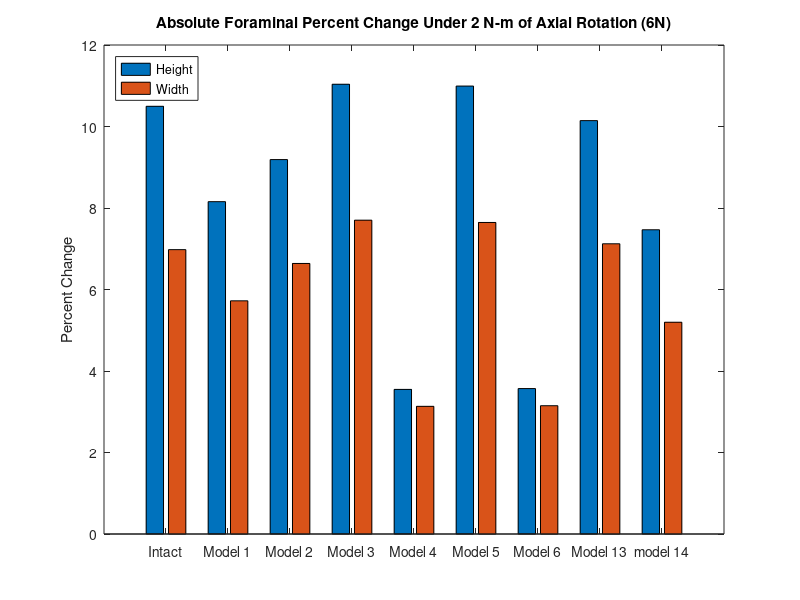
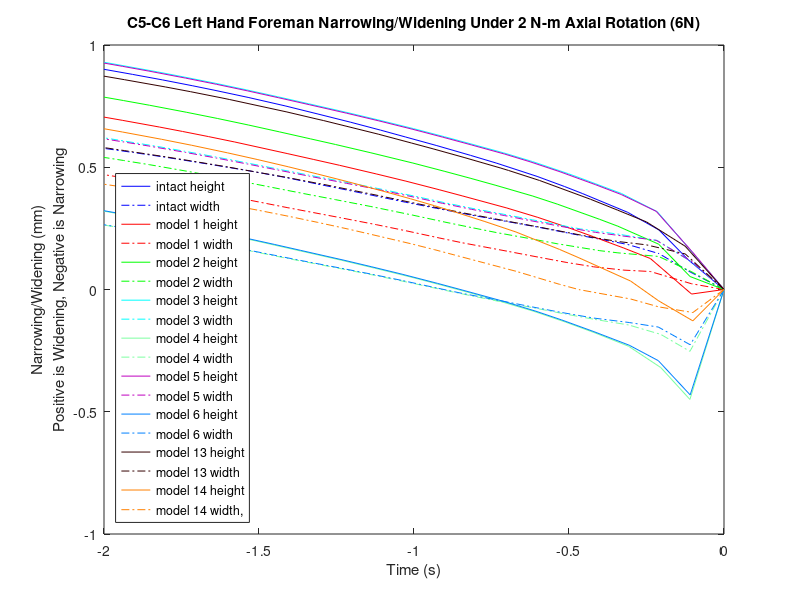

The MATLAB source for these figures, in order:
%% Attempt at reproducing leahys percent difference of the C5-C6 foreman height and width  narrowing/widening using his nodes
% axial rotation 6N, left C5-C6
k=21;

mag15y=[0 0 0 0 0 0 0 0 0 0 0 0 0 0 0 0 0 0 0 0 0];
mag15x=[0 0 0 0 0 0 0 0 0 0 0 0 0 0 0 0 0 0 0 0 0];
width15=[0 0 0 0 0 0 0 0 0 0 0 0 0 0 0 0 0 0 0 0 0];
height15=[0 0 0 0 0 0 0 0 0 0 0 0 0 0 0 0 0 0 0 0 0];

mag14y=[0 0 0 0 0 0 0 0 0 0 0 0 0 0 0 0 0 0 0 0 0];
mag14x=[0 0 0 0 0 0 0 0 0 0 0 0 0 0 0 0 0 0 0 0 0];
width14=[0 0 0 0 0 0 0 0 0 0 0 0 0 0 0 0 0 0 0 0 0];
height14=[0 0 0 0 0 0 0 0 0 0 0 0 0 0 0 0 0 0 0 0 0];

mag13y=[0 0 0 0 0 0 0 0 0 0 0 0 0 0 0 0 0 0 0 0 0];
mag13x=[0 0 0 0 0 0 0 0 0 0 0 0 0 0 0 0 0 0 0 0 0];
width13=[0 0 0 0 0 0 0 0 0 0 0 0 0 0 0 0 0 0 0 0 0];
height13=[0 0 0 0 0 0 0 0 0 0 0 0 0 0 0 0 0 0 0 0 0];

mag6y=[0 0 0 0 0 0 0 0 0 0 0 0 0 0 0 0 0 0 0 0 0];
mag6x=[0 0 0 0 0 0 0 0 0 0 0 0 0 0 0 0 0 0 0 0 0];
width6=[0 0 0 0 0 0 0 0 0 0 0 0 0 0 0 0 0 0 0 0 0];
height6=[0 0 0 0 0 0 0 0 0 0 0 0 0 0 0 0 0 0 0 0 0];

mag5y=[0 0 0 0 0 0 0 0 0 0 0 0 0 0 0 0 0 0 0 0 0];
mag5x=[0 0 0 0 0 0 0 0 0 0 0 0 0 0 0 0 0 0 0 0 0];
width5=[0 0 0 0 0 0 0 0 0 0 0 0 0 0 0 0 0 0 0 0 0];
height5=[0 0 0 0 0 0 0 0 0 0 0 0 0 0 0 0 0 0 0 0 0];

mag4y=[0 0 0 0 0 0 0 0 0 0 0 0 0 0 0 0 0 0 0 0 0];
mag4x=[0 0 0 0 0 0 0 0 0 0 0 0 0 0 0 0 0 0 0 0 0];
width4=[0 0 0 0 0 0 0 0 0 0 0 0 0 0 0 0 0 0 0 0 0];
height4=[0 0 0 0 0 0 0 0 0 0 0 0 0 0 0 0 0 0 0 0 0];

mag3y=[0 0 0 0 0 0 0 0 0 0 0 0 0 0 0 0 0 0 0 0 0];
mag3x=[0 0 0 0 0 0 0 0 0 0 0 0 0 0 0 0 0 0 0 0 0];
width3=[0 0 0 0 0 0 0 0 0 0 0 0 0 0 0 0 0 0 0 0 0];
height3=[0 0 0 0 0 0 0 0 0 0 0 0 0 0 0 0 0 0 0 0 0];


mag2y=[0 0 0 0 0 0 0 0 0 0 0 0 0 0 0 0 0 0 0 0 0];
mag2x=[0 0 0 0 0 0 0 0 0 0 0 0 0 0 0 0 0 0 0 0 0];
width2=[0 0 0 0 0 0 0 0 0 0 0 0 0 0 0 0 0 0 0 0 0];
height2=[0 0 0 0 0 0 0 0 0 0 0 0 0 0 0 0 0 0 0 0 0];

mag1y=[0 0 0 0 0 0 0 0 0 0 0 0 0 0 0 0 0 0 0 0 0];
mag1x=[0 0 0 0 0 0 0 0 0 0 0 0 0 0 0 0 0 0 0 0 0];
width1=[0 0 0 0 0 0 0 0 0 0 0 0 0 0 0 0 0 0 0 0 0];
height1=[0 0 0 0 0 0 0 0 0 0 0 0 0 0 0 0 0 0 0 0 0];


% 36484,57675,52254,57879
%% model15_intact_TLC_6N
t15=[2 2.0575 2.1047 2.15542 2.22863 2.25714 2.30144 2.3674 2.40898 2.46323 2.51338 2.55396 2.60266 2.65487 2.708 2.76753 2.82255 2.85683 2.90566 2.95411 3];
% 36484U
aa1=12.8546+[0.0324966 0.0989911 0.0672682 0.0184708 -0.0768937 -0.121611 -0.193247 -0.295953 -0.359003 -0.439622 -0.515174 -0.575755 -0.646075 -0.717005 -0.785825 -0.858866 -0.922634 -0.962141 -1.01675 -1.06823 -1.11516];
aa2=446.229+[0.338887 -0.190785 -0.506627 -0.703152 -0.89007 -0.953778 -1.04552 -1.16844 -1.24115 -1.33093 -1.413 -1.47965 -1.55963 -1.64421 -1.7297 -1.82094 -1.90169 -1.95309 -2.02584 -2.09699 -2.16247];
aa3=-722.153+[-0.763508 -0.658582 -0.512934 -0.418822 -0.299694 -0.253958 -0.187121 -0.0992174 -0.0497972 0.00936671 0.0610604 0.100862 0.145036 0.18783 0.22851 0.270546 0.306524 0.328124 0.356967 0.383345 0.406799];
% 57675L
ab1=12.0806+[-0.00112079 0.0464466 0.0335743 0.0135917 -0.0257013 -0.0449812 -0.0760119 -0.119985 -0.146757 -0.178734 -0.209191 -0.233283 -0.260996 -0.288808 -0.315008 -0.342696 -0.366742 -0.381648 -0.401993 -0.421703 -0.4401];
ab2=448.924+[0.0870851 -0.192525 -0.335177 -0.430734 -0.528532 -0.561566 -0.608797 -0.672253 -0.708918 -0.753653 -0.794973 -0.827848 -0.867251 -0.908373 -0.949372 -0.994834 -1.03558 -1.06191 -1.09919 -1.13596 -1.16945 ];
ab3=-730.705+[-0.397262 -0.339852 -0.267177 -0.217532 -0.153589 -0.129042 -0.0933464 -0.0460897 -0.0192931 0.0113003 0.0385118 0.0591229 0.0821015 0.104496 0.125329 0.147092 0.166172 0.17831 0.194988 0.21066 0.224734];
% 52254
ac1=9.04138+[0.0260297 0.0896032 0.0587261 0.0117927 -0.0784868 -0.120669 -0.188165 -0.284746 -0.343955 -0.419574 -0.490371 -0.547038 -0.61275 -0.678946 -0.742996 -0.810696 -0.869622 -0.906133 -0.956565 -1.00405 -1.04732];
ac2=445.393+[0.259595 -0.192411 -0.434519 -0.576118 -0.70052 -0.741567 -0.799768 -0.87629 -0.921445 -0.977544 -1.03002 -1.07362 -1.12695 -1.18408 -1.24253 -1.30508 -1.36039 -1.3961 -1.4469 -1.49669 -1.54245 ];
ac3=-723.432+[-0.700377 -0.631282 -0.524938 -0.46017 -0.379233 -0.348239 -0.303281 -0.244799 -0.212392 -0.173769 -0.140126 -0.11436 -0.0860485 -0.0588957 -0.0332123 -0.00710001 0.0150834 0.0284218 0.046083 0.0621206 0.0763633];
% 57879R
ad1=13.7318+[0.0144528 0.0725748 0.0593716 0.0391321 -0.00203328 -0.0224588 -0.0551847 -0.101073 -0.129035 -0.161678 -0.192612 -0.217024 -0.24492 -0.272698 -0.298642 -0.325972 -0.349609 -0.36424 -0.384146 -0.40331 -0.421131];
ad2=451.604+[0.106016 -0.228188 -0.39622 -0.509148 -0.625335 -0.664646 -0.720914 -0.796926 -0.840882 -0.895036 -0.94523 -0.985316 -1.0335 -1.08404 -1.13474 -1.19127 -1.24217 -1.27503 -1.32165 -1.36767 -1.40968];
ad3=-726.85+[-0.418045 -0.327816 -0.238106 -0.177145 -0.100784 -0.0718121 -0.029763 0.026034 0.0577528 0.0943469 0.127134 0.15223 0.180568 0.208581 0.235095 0.263285 0.288186 0.304067 0.326054 0.34691 0.365712];

ya1=aa1-ab1;
ya2=aa2-ab2;
ya3=aa3-ab3;
xa1=ad1-ac1;
xa2=ad2-ac2;
xa3=ad3-ac3;
x15=[xa1',xa2',xa3'];
y15=[ya1',ya2',ya3'];

for n=1:k
    mag15x(n)=sqrt(x15(n,1)^2+x15(n,2)^2+x15(n,3)^2);
end
for n=1:k
    mag15y(n)=sqrt(y15(n,1)^2+y15(n,2)^2+y15(n,3)^2);
end
for n=1:k
    width15(n)=mag15x(1,1)-mag15x(1,n);
end
for n=1:k
    height15(n)=mag15y(1,1)-mag15y(1,n);
end


%% model1_slideslide_tether/S2_6N
t1=[2 2.0523 2.11876 2.16162 2.21039 2.25339 2.30021 2.35024 2.42245 2.45953 2.51292 2.56096 2.62034 2.66253 2.70471 2.78909 2.83128 2.87346 2.91038 2.9697 3];
% 36484U
ae1=12.8546+[-0.248485 0.060654 0.0241965 -0.0131567 -0.0763657 -0.142117 -0.217534 -0.295342 -0.403571 -0.459152 -0.537471 -0.607798 -0.689004 -0.743654 -0.795522 -0.894696 -0.941232 -0.987211 -1.02612 -1.0855 -1.11402 ];
ae2=446.229+[0.553957 -0.527203 -0.798553 -0.881341 -0.975702 -1.06318 -1.16116 -1.2591 -1.39379 -1.46026 -1.55739 -1.64464 -1.75046 -1.82416 -1.89612 -2.03909 -2.10859 -2.17977 -2.24193 -2.33988 -2.38931];
ae3=-722.153+[-0.59143 -0.896048 -0.69454 -0.620829 -0.539001 -0.471662 -0.405322 -0.34448 -0.26793 -0.232335 -0.185282 -0.145422 -0.100399 -0.0713515 -0.0439063 0.00656675 0.0291981 0.0507262 0.0684804 0.094727 0.107022];

% 57675L
af1=12.0806+[-0.143282 0.00793024 0.000243357 -0.0117178 -0.0332639 -0.0590031 -0.0897819 -0.121016 -0.164174 -0.185586 -0.216153 -0.244166 -0.276522 -0.298152 -0.318272 -0.355375 -0.372668 -0.390076 -0.404712 -0.427395 -0.438147];
af2=448.924+[0.286621 -0.323622 -0.445648 -0.491753 -0.5464 -0.594167 -0.646349 -0.697761 -0.768788 -0.802932 -0.851925 -0.897445 -0.95286 -0.991087 -1.02742 -1.09754 -1.13156 -1.16698 -1.19799 -1.24703 -1.27167];
af3=-730.705+[-0.310309 -0.427492 -0.32969 -0.290527 -0.247079 -0.210252 -0.172869 -0.138734 -0.0951638 -0.0758437 -0.0498609 -0.027248 -0.00206857 0.0142681 0.0295234 0.057708 0.0708648 0.084157 0.0955339 0.112987 0.121327];

% 52254
ag1=9.04138+[-0.240683 0.0517556 0.0188202 -0.0167931 -0.0756692 -0.137248 -0.20809 -0.281277 -0.383007 -0.435278 -0.50895 -0.575019 -0.651048 -0.702145 -0.750516 -0.842873 -0.886151 -0.928905 -0.965051 -1.02016 -1.04655];
ag2=445.569+[0.512853 -0.486685 -0.662305 -0.702926 -0.756386 -0.809707 -0.872317 -0.935401 -1.02396 -1.06825 -1.13451 -1.19516 -1.26945 -1.32164 -1.37264 -1.47489 -1.52478 -1.57649 -1.62185 -1.69329 -1.72941];
ag3=-723.432+[-0.59352 -0.891557 -0.743697 -0.691351 -0.635794 -0.59052 -0.546442 -0.506632 -0.457257 -0.43451 -0.404688 -0.379626 -0.351683 -0.333861 -0.317059 -0.28631 -0.272672 -0.259749 -0.249141 -0.233556 -0.226356];

% 57879R
ah1=13.7318+[-0.152367 0.0333926 0.0230287 0.0103526 -0.0130682 -0.0407154 -0.0733579 -0.105881 -0.150285 -0.171881 -0.202426 -0.230425 -0.262409 -0.283608 -0.303231 -0.339094 -0.355703 -0.372405 -0.386379 -0.407908 -0.417987];
ah2=451.604+[0.34878 -0.40147 -0.543959 -0.598268 -0.66316 -0.720013 -0.782195 -0.843887 -0.929518 -0.970968 -1.03073 -1.08631 -1.15429 -1.20143 -1.2465 -1.33401 -1.37664 -1.421 -1.45989 -1.52156 -1.55263];
ah3=-726.85+[-0.350835 -0.386906 -0.274854 -0.230281 -0.179715 -0.13647 -0.0921298 -0.0511827 0.00171505 0.0255015 0.0579287 0.0865414 0.119038 0.14046 0.160656 0.1985 0.216373 0.234547 0.250197 0.274418 0.286146];

xb1=ah1-ag1;
xb2=ah2-ag2;
xb3=ah3-ag3;
yb1=ae1-af1;
yb2=ae2-af2;
yb3=ae3-af3;
y1=[yb1',yb2',yb3'];
x1=[xb1',xb2',xb3'];

for n=1:k
    mag1x(n)=sqrt(x1(n,1)^2+x1(n,2)^2+x1(n,3)^2);
end
for n=1:k
    mag1y(n)=sqrt(y1(n,1)^2+y1(n,2)^2+y1(n,3)^2);
end
for n=1:k
    height1(n)=mag1y(1,1)-mag1y(1,n);
end
for n=1:k
    width1(n)=mag1x(1,1)-mag1x(1,n);
end

%% model2_SlideSlide_NoTether/S2_6N
t2=[2 2.05478 2.10546 2.17115 2.2004 2.26892 2.30837 2.36775 2.40818 2.45012 2.50186 2.56957 2.6267 2.66729 2.71729 2.76729 2.81729 2.86729 2.92666 2.96885 3 ];
% 36484U
ai1=12.8546+[-0.212822 0.0687567 0.0496797 -0.0160229 -0.0538474 -0.158309 -0.221993 -0.312349 -0.375319 -0.439189 -0.515269 -0.614752 -0.692704 -0.745223 -0.806762 -0.866054 -0.922615 -0.977379 -1.03999 -1.08203 -1.11154];
ai2=446.229+[0.637088 -0.466764 -0.740417 -0.892003 -0.951961 -1.09211 -1.17395 -1.29053 -1.36631 -1.44165 -1.53493 -1.65841 -1.76034 -1.83129 -1.91703 -2.00205 -2.08526 -2.16906 -2.26896 -2.3387 -2.38971];
ai3=-722.153+[-0.738696 -0.899783 -0.735685 -0.608865 -0.559864 -0.453085 -0.398827 -0.329452 -0.285602 -0.243724 -0.197272 -0.140847 -0.097862 -0.0700427 -0.0376806 -0.00751608 0.0203676 0.0461818 0.074608 0.0930645 0.105748];
% 57675L
aj1=12.0806+[-0.131475 0.0121681 0.010017 -0.0111662 -0.0240475 -0.0648759 -0.0908897 -0.12836 -0.15272 -0.177306 -0.206748 -0.246429 -0.277532 -0.29833 -0.321971 -0.344286 -0.365325 -0.385981 -0.409623 -0.425769 -0.436925];
aj2=448.924+[0.306468 -0.298337 -0.414529 -0.498318 -0.532509 -0.608842 -0.652365 -0.713466 -0.753727 -0.793016 -0.839934 -0.904335 -0.957689 -0.994396 -1.03737 -1.07915 -1.11985 -1.16134 -1.21123 -1.24619 -1.27163];
aj3=-730.705+[-0.388177 -0.432208 -0.354278 -0.285089 -0.258694 -0.200124 -0.169409 -0.129413 -0.104913 -0.0820402 -0.0566962 -0.0246736 -0.000614607 0.0150224 0.0329375 0.0498058 0.0657979 0.0814693 0.0997626 0.112116 0.120732];
% 52254
ak1=9.04138+[-0.207441 0.0598541 0.0431029 -0.0192361 -0.0545029 -0.152365 -0.212222 -0.297212 -0.35643 -0.416489 -0.488051 -0.58152 -0.654485 -0.703579 -0.760959 -0.81619 -0.86881 -0.919732 -0.977896 -1.0169 -1.04422];
ak2=445.569+[0.585449 -0.43091 -0.623926 -0.706995 -0.742167 -0.827875 -0.880355 -0.956006 -1.00604 -1.05588 -1.11901 -1.20486 -1.27654 -1.3268 -1.38771 -1.4485 -1.50818 -1.56885 -1.64174 -1.69265 -1.72994];
ak3=-723.432+[-0.727836 -0.893061 -0.77318 -0.683006 -0.649767 -0.578002 -0.542077 -0.496988 -0.468614 -0.44171 -0.412228 -0.376765 -0.350131 -0.333082 -0.313291 -0.294925 -0.278064 -0.262586 -0.245623 -0.234695 -0.22728];
% 57879R
al1=13.7318+[-0.136915 0.0379871 0.0341808 0.0111019 -0.00292651 -0.0467751 -0.0742587 -0.113317 -0.138332 -0.163267 -0.192681 -0.232363 -0.263097 -0.283481 -0.306521 -0.328129 -0.34841 -0.368247 -0.390842 -0.406167 -0.416644 ];
al2=451.604+[0.366813 -0.371275 -0.507658 -0.606131 -0.646805 -0.737674 -0.789589 -0.862944 -0.91148 -0.959068 -1.01629 -1.09492 -1.1604 -1.20568 -1.25903 -1.31115 -1.36208 -1.41404 -1.47663 -1.52059 -1.55265];
al3=-726.85+[-0.429303 -0.395103 -0.30337 -0.22415 -0.193256 -0.124435 -0.0879255 -0.0398299 -0.0100455 0.0179659 0.0494784 0.0899992 0.121108 0.141641 0.165412 0.188037 0.20967 0.231074 0.256248 0.273426 0.285542];

xc1=al1-ak1;
xc2=al2-ak2;
xc3=al3-ak3;
yd1=ai1-aj1;
yd2=ai2-aj2;
yd3=ai3-aj3;
y2=[yd1',yd2',yd3'];
x2=[xc1',xc2',xc3'];

for n=1:k
    mag2x(n)=sqrt(x2(n,1)^2+x2(n,2)^2+x2(n,3)^2);
end
for n=1:k
    mag2y(n)=sqrt(y2(n,1)^2+y2(n,2)^2+y2(n,3)^2);
end
for n=1:k
    height2(n)=mag2y(1,1)-mag2y(1,n);
end
for n=1:k
    width2(n)=mag2x(1,1)-mag2x(1,n);
end


%% model3_APSlide_Tether/S2_6N 
t3=[2 2.05109 2.10771 2.16551 2.23127 2.25099 2.30879 2.3556 2.40827 2.4509 2.50089 2.55838 2.61053 2.66985 2.71985 2.76985 2.81985 2.86985 2.9136 2.98392 3];
% 36484U
am1=12.8546+[-0.114643 0.0781898 0.0665187 0.00228838 -0.0846652 -0.115266 -0.210077 -0.284477 -0.365456 -0.431361 -0.505761 -0.591587 -0.66463 -0.742969 -0.804932 -0.864676 -0.921582 -0.976598 -1.0235 -1.09379 -1.10905];
am2=446.229+[0.486983 -0.283198 -0.689672 -0.862617 -1.00327 -1.04585 -1.16827 -1.26043 -1.36064 -1.43772 -1.5273 -1.63225 -1.72549 -1.82954 -1.9152 -2.00008 -2.08331 -2.16694 -2.24062 -2.35681 -2.38312];
am3=-722.153+[-0.990663 -0.934221 -0.745386 -0.623612 -0.516999 -0.486632 -0.403985 -0.346852 -0.289622 -0.246569 -0.201083 -0.152044 -0.111414 -0.0696399 -0.0370465 -0.00664017 0.0213853 0.0473361 0.0688028 0.0997609 0.1063];
% 57675L
an1=12.0806+[-0.0932143 0.0154039 0.0182287 -0.00357514 -0.0339649 -0.0460951 -0.0849603 -0.114991 -0.147882 -0.173418 -0.202247 -0.236576 -0.265831 -0.296928 -0.320765 -0.343306 -0.364514 -0.38529 -0.403012 -0.429973 -0.435719];
an2= 448.924+[0.170811 -0.216604 -0.392107 -0.482659 -0.560822 -0.583457 -0.648609 -0.697181 -0.750222 -0.790552 -0.835686 -0.89023 -0.939202 -0.99324 -1.03619 -1.07794 -1.11868 -1.16009 -1.19688 -1.25511 -1.26823];
an3=-730.705+[-0.480957 -0.454501 -0.362297 -0.294078 -0.236171 -0.219353 -0.172619 -0.140372 -0.107402 -0.083812 -0.0590703 -0.031221 -0.00847681 0.0149641 0.0329805 0.0499656 0.0660362 0.081761 0.0954489 0.116094 0.120536];
% 52254
ao1=9.04138+[-0.117873 0.0689649 0.0594836 -0.0017708 -0.0830418 -0.111767 -0.200913 -0.270945 -0.347114 -0.409107 -0.479095 -0.55978 -0.628202 -0.701466 -0.759245 -0.8149 -0.867845 -0.919005 -0.962588 -1.02779 -1.04191];
ao2=445.569+[0.418853 -0.269568 -0.578758 -0.685555 -0.770872 -0.797677 -0.876159 -0.935717 -1.00174 -1.05278 -1.11316 -1.18587 -1.25115 -1.32473 -1.38556 -1.44621 -1.50589 -1.56641 -1.62011 -1.70489 -1.72413];
ao3=-723.432+[-0.943994 -0.915316 -0.779273 -0.692512 -0.620581 -0.600208 -0.545246 -0.507873 -0.470956 -0.443283 -0.414365 -0.383406 -0.358127 -0.332424 -0.312458 -0.293916 -0.276958 -0.261377 -0.248525 -0.230178 -0.226361 ];
% 57879R
ap1=13.7318+[-0.087032 0.0414121 0.0432777 0.019324 -0.0134957 -0.026466 -0.0676696 -0.098949 -0.132948 -0.158883 -0.18773 -0.222149 -0.251182 -0.281751 -0.305011 -0.326874 -0.347345 -0.367317 -0.384304 -0.409911 -0.41531 ];
ap2=451.604+[0.194656 -0.273816 -0.481246 -0.587704 -0.680749 -0.707729 -0.785374 -0.843661 -0.907512 -0.956337 -1.01137 -1.07788 -1.1379 -1.20446 -1.25777 -1.30982 -1.36079 -1.41265 -1.45877 -1.53199 -1.54853];
ap3=-726.85+[-0.501452 -0.428059 -0.314452 -0.235188 -0.167023 -0.147159 -0.091722 -0.0530269 -0.0130672 0.0158048 0.0464853 0.0815309 0.110751 0.14138 0.165251 0.18799 0.209709 0.231157 0.249919 0.278602 0.284849];

xe1=ap1-ao1;
xe2=ap2-ao2;
xe3=ap3-ao3;
yf1=am1-an1;
yf2=am2-an2;
yf3=am3-an3;
y3=[yf1',yf2',yf3'];
x3=[xe1',xe2',xe3'];

for n=1:k
    mag3x(n)=sqrt(x3(n,1)^2+x3(n,2)^2+x3(n,3)^2);
end
for n=1:k
    mag3y(n)=sqrt(y3(n,1)^2+y3(n,2)^2+y3(n,3)^2);
end
for n=1:k
    height3(n)=mag3y(1,1)-mag3y(1,n);
end
for n=1:k
    width3(n)=mag3x(1,1)-mag3x(1,n);
end

%% model4_APSlide_NoTether/S2_6N
t4=[2 2.05499 2.10192 2.15388 2.20807 2.25585 2.30786 2.36346 2.40295 2.45178 2.50023 2.56364 2.61714 2.65515 2.70515 2.75515 2.80515 2.85515 2.92702 2.96921 3];
% 36484U
aq1=12.8546+[-0.178754 0.0389773 0.0761256 0.0262402 -0.0405736 -0.110804 -0.195966 -0.283429 -0.346299 -0.423275 -0.496216 -0.591253 -0.666387 -0.717269 -0.780563 -0.841736 -0.900087 -0.955737 -1.03331 -1.0758 -1.10547];
aq2=446.229+[0.510126 -0.216767 -0.586718 -0.800843 -0.937779 -1.04586 -1.1592 -1.27092 -1.3465 -1.43606 -1.52266 -1.63828 -1.73428 -1.80132 -1.88741 -1.97305 -2.05705 -2.14019 -2.26131 -2.33126 -2.38195];
aq3=-722.153+[0.22262 -0.899365 -0.770539 -0.645581 -0.557496 -0.484627 -0.41073 -0.343936 -0.300017 -0.249791 -0.205199 -0.150958 -0.109367 -0.0822903 -0.0489375 -0.0174814 0.0115107 0.0380254 0.0735279 0.0922276 0.104969];
% 57675L
ar1=12.0806+[-0.104516 -0.002581 0.0219982 0.00641619 -0.0160907 -0.0430941 -0.0781117 -0.114842 -0.139372 -0.169384 -0.197677 -0.235684 -0.265847 -0.286092 -0.310937 -0.334017 -0.355903 -0.376807 -0.406241 -0.422658 -0.433938 ];
ar2=448.924+[0.260541 -0.185461 -0.349579 -0.452321 -0.525703 -0.583084 -0.643085 -0.701661 -0.741937 -0.788991 -0.832677 -0.892922 -0.943335 -0.9783 -1.02208 -1.06427 -1.10542 -1.14634 -1.2069 -1.24201 -1.26732];
ar3=-730.705+[0.111524 -0.440854 -0.377703 -0.308668 -0.259603 -0.218934 -0.176778 -0.13805 -0.113339 -0.0856612 -0.0614561 -0.0306601 -0.00735241 0.00789442 0.0265005 0.0438675 0.0603428 0.0760401 0.0986547 0.111155 0.119798];
% 52254
as1=9.04138+[-0.169122 0.032104 0.0690259 0.0215311 -0.0414424 -0.107372 -0.187512 -0.269873 -0.329045 -0.401476 -0.470095 -0.559437 -0.629811 -0.677417 -0.736485 -0.793491 -0.847807 -0.89956 -0.971643 -1.01106 -1.03854 ];
as2=445.569+[0.437338 -0.200455 -0.493182 -0.639453 -0.726746 -0.795971 -0.869578 -0.942273 -0.992284 -1.05171 -1.10992 -1.18998 -1.2573 -1.30472 -1.36573 -1.42684 -1.48702 -1.54694 -1.63517 -1.68622 -1.7233];
as3=-723.432+[0.234288 -0.889013 -0.796753 -0.706818 -0.647293 -0.598558 -0.549449 -0.505986 -0.477529 -0.445231 -0.416867 -0.382626 -0.356781 -0.340122 -0.319702 -0.300475 -0.282887 -0.266979 -0.245723 -0.234643 -0.227194 ];
% 57879R
at1=13.7318+[-0.119743 0.0204526 0.0474276 0.0299027 0.00582941 -0.0230626 -0.0601408 -0.0985133 -0.123783 -0.154335 -0.18269 -0.220809 -0.250753 -0.270688 -0.295037 -0.317485 -0.338685 -0.358822 -0.387086 -0.402717 -0.413357];
at2=451.604+[0.349584 -0.235059 -0.4307 -0.551733 -0.639018 -0.7075 -0.779034 -0.849292 -0.897794 -0.954718 -1.00796 -1.08143 -1.14321 -1.18623 -1.24044 -1.29295 -1.34437 -1.39561 -1.4715 -1.51563 -1.54751];
at3=-726.85+[0.0551226 -0.418311 -0.33535 -0.253673 -0.19522 -0.14686 -0.096697 -0.0501777 -0.0201647 0.0136905 0.0436518 0.0823996 0.112377 0.132265 0.15681 0.179972 0.202152 0.223521 0.254494 0.271844 0.283974 ];

xg1=at1-as1;
xg2=at2-as2;
xg3=at3-as3;
yh1=aq1-ar1;
yh2=aq2-ar2;
yh3=aq3-ar3;
y4=[yh1',yh2',yh3'];
x4=[xg1',xg2',xg3'];

for n=1:k
    mag4x(n)=sqrt(x4(n,1)^2+x4(n,2)^2+x4(n,3)^2);
end
for n=1:k
    mag4y(n)=sqrt(y4(n,1)^2+y4(n,2)^2+y4(n,3)^2);
end
for n=1:k
    height4(n)=mag4y(1,1)-mag4y(1,n);
end
for n=1:k
    width4(n)=mag4x(1,1)-mag4x(1,n);
end

%% model5_LatSlide_Tether/S2_6N
t5=[2 2.05109 2.10925 2.16553 2.20718 2.26451 2.31289 2.3537 2.40703 2.45415 2.50161 2.55682 2.60896 2.66829 2.71829 2.76829 2.81829 2.86829 2.92766 2.96985 3];
% 36484U
au1=12.8546+[-0.115446 0.0669539 0.055874 -0.00252317 -0.0549884 -0.141343 -0.220862 -0.286596 -0.368669 -0.441389 -0.512079 -0.594406 -0.667438 -0.745752 -0.807764 -0.867505 -0.924382 -0.979446 -1.04249 -1.08468 -1.1134 ];
au2=446.229+[0.460018 -0.31515 -0.711517 -0.861716 -0.950714 -1.0739 -1.17363 -1.25366 -1.35506 -1.44 -1.52477 -1.62574 -1.71891 -1.82278 -1.90823 -1.99288 -2.07599 -2.15914 -2.25862 -2.32814 -2.37743];
au3=-722.153+[-0.986242 -0.924444 -0.735687 -0.621321 -0.552498 -0.463947 -0.395718 -0.345429 -0.287198 -0.239633 -0.19642 -0.149285 -0.108526 -0.0666345 -0.0339154 -0.00339999 0.0247132 0.0508472 0.0796722 0.0983225 0.110736];
% 57675L
av1=12.0806+[-0.0936055 0.0102176 0.0132401 -0.00619114 -0.0235583 -0.0572115 -0.0897279 -0.116248 -0.14953 -0.177643 -0.20503 -0.237965 -0.267193 -0.298268 -0.322139 -0.344652 -0.365829 -0.386606 -0.41044 -0.42671 -0.437558];
av2=448.924+[0.155331 -0.235498 -0.404644 -0.483994 -0.533522 -0.599678 -0.65279 -0.694875 -0.748381 -0.792758 -0.835459 -0.887477 -0.93631 -0.990253 -1.03314 -1.07477 -1.11545 -1.15661 -1.20635 -1.24121 -1.2658];
av3=-730.705+[-0.477855 -0.447353 -0.356175 -0.292879 -0.255728 -0.20684 -0.168413 -0.140077 -0.106561 -0.0805683 -0.0570711 -0.030299 -0.00750884 0.0159768 0.0340334 0.0510406 0.0671326 0.0828883 0.101341 0.113782 0.122174 ];
% 52254
aw1=9.04138+[-0.118656 0.0581337 0.0492588 -0.00639864 -0.0553866 -0.136316 -0.211024 -0.27288 -0.350056 -0.418431 -0.484909 -0.562303 -0.630704 -0.703929 -0.761748 -0.817392 -0.870303 -0.921503 -0.980063 -1.0192 -1.04578];
aw2=445.569+[0.393838 -0.29822 -0.597087 -0.684769 -0.737936 -0.815144 -0.878588 -0.930139 -0.996831 -1.05305 -1.11019 -1.18014 -1.24534 -1.31875 -1.37938 -1.43983 -1.4994 -1.55948 -1.63194 -1.68264 -1.71865];
aw3=-723.432+[-0.940988 -0.908649 -0.772502 -0.690855 -0.644282 -0.584914 -0.539618 -0.506698 -0.469115 -0.438549 -0.411062 -0.381259 -0.355876 -0.33008 -0.310016 -0.291384 -0.274348 -0.258607 -0.241334 -0.230249 -0.22297 ];
% 57879R
ax1=13.7318+[-0.0872539 0.0357331 0.0378054 0.0164948 -0.00230839 -0.0383841 -0.0728131 -0.100489 -0.134931 -0.163483 -0.190907 -0.223946 -0.252962 -0.283514 -0.306814 -0.328649 -0.349082 -0.36906 -0.391877 -0.407345 -0.417546 ];
ax2=451.604+[0.176217 -0.296018 -0.495813 -0.589102 -0.648046 -0.726892 -0.790206 -0.840676 -0.905071 -0.958795 -1.01085 -1.07428 -1.13411 -1.20053 -1.25375 -1.30566 -1.35655 -1.40809 -1.47047 -1.5143 -1.54529];
ax3=-726.85+[-0.496335 -0.418461 -0.306791 -0.233862 -0.19026 -0.132492 -0.0869686 -0.053036 -0.012461 0.0193437 0.0484611 0.0820976 0.111344 0.142001 0.1659 0.188645 0.210377 0.231821 0.257137 0.274391 0.286167];

xi1=ax1-aw1;
xi2=ax2-aw2;
xi3=ax3-aw3;
yj1=au1-av1;
yj2=au2-av2;
yj3=au3-av3;
y5=[yj1',yj2',yj3'];
x5=[xi1',xi2',xi3'];

for n=1:k
    mag5x(n)=sqrt(x5(n,1)^2+x5(n,2)^2+x5(n,3)^2);
end
for n=1:k
    mag5y(n)=sqrt(y5(n,1)^2+y5(n,2)^2+y5(n,3)^2);
end
for n=1:k
    height5(n)=mag5y(1,1)-mag5y(1,n);
end
for n=1:k
    width5(n)=mag5x(1,1)-mag5x(1,n);
end

%% model6_LatSlide_NoTether/S2_6N
t6=[2 2.05457 2.10596 2.15281 2.2099 2.26199 2.30323 2.3549 2.42252 2.46212 2.51913 2.56913 2.61288 2.68319 2.72538 2.76757 2.81757 2.86757 2.92694 2.96913 3];
% 36484U
ay1=12.8546+[-0.178763 0.0483724 0.0567517 0.0111676 -0.0581789 -0.136209 -0.203829 -0.287003 -0.390982 -0.451875 -0.536697 -0.610148 -0.671008 -0.762837 -0.814765 -0.865003 -0.922038 -0.977155 -1.04028 -1.0825 -1.11193];
ay2=446.229+[0.510208 -0.363929 -0.698144 -0.835773 -0.957306 -1.06969 -1.15605 -1.25797 -1.38563 -1.45692 -1.56002 -1.65096 -1.72938 -1.8523 -1.9244 -1.9959 -2.0792 -2.16256 -2.2622 -2.33179 -2.3823];
ay3=-722.153+[0.222083 -0.896352 -0.744484 -0.642989 -0.54845 -0.468411 -0.409223 -0.345076 -0.272254 -0.23339 -0.182477 -0.141012 -0.107247 -0.0584296 -0.0312054 -0.0056666 0.0224559 0.048543 0.0773379 0.0959596 0.108648];
% 57675L
az1=12.0806+[-0.104516 0.00261361 0.013116 -0.00160951 -0.0246446 -0.0550398 -0.0826945 -0.116297 -0.157966 -0.181585 -0.214775 -0.244076 -0.268465 -0.304842 -0.324578 -0.343535 -0.364793 -0.385599 -0.409471 -0.425743 -0.436866 ];
az2= 448.924+[0.260588 -0.260125 -0.399285 -0.469807 -0.536959 -0.597123 -0.643215 -0.696748 -0.764198 -0.80096 -0.853028 -0.900463 -0.941541 -1.00509 -1.04095 -1.0761 -1.11688 -1.15814 -1.20795 -1.24284 -1.26804];
az3=-730.705+[0.111238 -0.432021 -0.360277 -0.304511 -0.253479 -0.209251 -0.175825 -0.139705 -0.0981346 -0.0769849 -0.0488893 -0.0253629 -0.00649141 0.0208762 0.0358592 0.0501635 0.06628 0.082035 0.100491 0.112928 0.121522];
% 52254
ba1=9.04138+[-0.169135 0.040639 0.0500201 0.00664469 -0.0583568 -0.131495 -0.195002 -0.273266 -0.371035 -0.428305 -0.508078 -0.577065 -0.634039 -0.719866 -0.768263 -0.815053 -0.868115 -0.919365 -0.978002 -1.01717 -1.04441];
ba2=445.569+[0.437428 -0.337093 -0.588252 -0.671174 -0.742247 -0.812873 -0.867974 -0.933578 -1.01772 -1.06514 -1.13528 -1.19856 -1.25359 -1.34059 -1.39184 -1.44293 -1.50266 -1.56292 -1.63552 -1.68628 -1.72319];
ba3=-723.432+[0.233757 -0.888893 -0.779017 -0.706061 -0.641591 -0.587949 -0.548575 -0.506585 -0.459631 -0.434769 -0.402444 -0.376396 -0.355431 -0.325456 -0.308789 -0.293228 -0.27621 -0.260526 -0.243297 -0.232244 -0.224814 ];
% 57879R
bb1=13.7318+[-0.119735 0.0270706 0.0377428 0.0213513 -0.00348461 -0.0360424 -0.0653996 -0.100483 -0.143451 -0.167351 -0.200603 -0.229906 -0.25409 -0.289816 -0.30905 -0.327437 -0.347964 -0.367974 -0.390836 -0.406305 -0.416768];
bb2=451.604+[0.349626 -0.324758 -0.489504 -0.572358 -0.652157 -0.723886 -0.77879 -0.842981 -0.924246 -0.968833 -1.03232 -1.09023 -1.14059 -1.21896 -1.2635 -1.30735 -1.35835 -1.41003 -1.47249 -1.51636 -1.54812];
bb3=-726.85+[0.0548365 -0.39992 -0.31153 -0.24721 -0.187554 -0.13525 -0.0956651 -0.0524179 -0.00196405 0.024008 0.0589694 0.0887536 0.113059 0.148916 0.168801 0.187957 0.209728 0.231187 0.256516 0.273771 0.285834];

xk1=bb1-ba1;
xk2=bb2-ba2;
xk3=bb3-ba3;
yl1=ay1-az1;
yl2=ay2-az2;
yl3=ay3-az3;
y6=[yl1',yl2',yl3'];
x6=[xk1',xk2',xk3'];

for n=1:k
    mag6x(n)=sqrt(x6(n,1)^2+x6(n,2)^2+x6(n,3)^2);
end
for n=1:k
    mag6y(n)=sqrt(y6(n,1)^2+y6(n,2)^2+y6(n,3)^2);
end
for n=1:k
    height6(n)=mag6y(1,1)-mag6y(1,n);
end
for n=1:k
    width6(n)=mag6x(1,1)-mag6x(1,n);
end


%% model13_Fixed_Tether_S2_6N
t13=[2 2.06253 2.12507 2.17135 2.21519 2.29738 2.34738 2.35988 2.41926 2.46936 2.50412 2.55762 2.64563 2.65813 2.705 2.79719 2.80969 2.86028 2.90125 2.96727 3];
% 36484U
bc1=12.8546+[-0.0436872 0.060132 0.0306626 -0.0166949 -0.0758306 -0.197534 -0.268788 -0.285993 -0.365971 -0.436065 -0.486123 -0.562537 -0.680147 -0.69581 -0.754489 -0.861944 -0.875922 -0.932836 -0.976861 -1.04452 -1.07665];
bc2=446.229+[0.442928 -0.527164 -0.701957 -0.792333 -0.886773 -1.06157 -1.16046 -1.18439 -1.29435 -1.38261 -1.44392 -1.53796 -1.68951 -1.71001 -1.7874 -1.93421 -1.95388 -2.03513 -2.10025 -2.20378 -2.25439 ];
bc3=-722.153+[-0.686792 -0.575371 -0.448114 -0.370531 -0.298314 -0.176735 -0.113901 -0.0993921 -0.0361918 0.0138297 0.0472126 0.0960458 0.166179 0.175242 0.208876 0.267901 0.275328 0.304625 0.326385 0.357983 0.372355];
% 57675L
bd1=12.0806+[-0.035167 0.0309152 0.0180942 -0.000682169 -0.0253219 -0.0775632 -0.107873 -0.115031 -0.147926 -0.175403 -0.195358 -0.225642 -0.271466 -0.277526 -0.299543 -0.339767 -0.345 -0.366571 -0.383021 -0.408616 -0.420952];
bd2=448.924+[0.144452 -0.358052 -0.429453 -0.477467 -0.527359 -0.616644 -0.666383 -0.678172 -0.731931 -0.775601 -0.806187 -0.852552 -0.927158 -0.937651 -0.976361 -1.04993 -1.05976 -1.10107 -1.13418 -1.18689 -1.21237];
bd3=-730.705+[-0.360394 -0.282729 -0.226683 -0.187652 -0.149905 -0.0847211 -0.0504333 -0.0424833 -0.00780614 0.0186981 0.0367615 0.0628048 0.100471 0.105351 0.122893 0.154809 0.15896 0.17625 0.189581 0.209689 0.218965];
% 52254
be1=9.04138+[-0.0461736 0.0517432 0.0232374 -0.0215981 -0.0774072 -0.192125 -0.259183 -0.275371 -0.350566 -0.416374 -0.463367 -0.534968 -0.644972 -0.659565 -0.714158 -0.813822 -0.826769 -0.879497 -0.920252 -0.982851 -1.01255];
be2=445.569+[0.367288 -0.486764 -0.5937 -0.644495 -0.703118 -0.815136 -0.878709 -0.894135 -0.965372 -1.0229 -1.06361 -1.1271 -1.23121 -1.24533 -1.29904 -1.40163 -1.41545 -1.4731 -1.51952 -1.59365 -1.62992];
be3=-723.432+[-0.638114 -0.572623 -0.480026 -0.426135 -0.376729 -0.295056 -0.253595 -0.244068 -0.203129 -0.17108 -0.149761 -0.11878 -0.0750429 -0.0695003 -0.0488948 -0.0133613 -0.0089257 0.00852796 0.0213289 0.0395866 0.0477862];
% 57879R
bf1=13.7318+[-0.026167 0.0556119 0.0429897 0.0235022 -0.00253251 -0.0575577 -0.0889938 -0.0963752 -0.130234 -0.158017 -0.178119 -0.208541 -0.254042 -0.260013 -0.281601 -0.320938 -0.326033 -0.347105 -0.363069 -0.387749 -0.399567];
bf2=451.604+[0.179052 -0.423216 -0.506677 -0.563082 -0.622217 -0.728609 -0.788329 -0.802524 -0.867317 -0.920334 -0.957585 -1.01429 -1.10603 -1.119 -1.16698 -1.25876 -1.27106 -1.32265 -1.3641 -1.4302 -1.46224];
bf3=-726.85+[-0.389374 -0.249991 -0.186517 -0.142006 -0.0978735 -0.0208125 0.0201237 0.0296468 0.0714571 0.103788 0.125967 0.158333 0.206169 0.212491 0.235402 0.277763 0.283317 0.306473 0.324502 0.352055 0.364937 ];

xm1=bf1-be1;
xm2=bf2-be2;
xm3=bf3-be3;
yn1=bc1-bd1;
yn2=bc2-bd2;
yn3=bc3-bd3;
y13=[yn1',yn2',yn3'];
x13=[xm1',xm2',xm3'];

for n=1:k
    mag13x(n)=sqrt(x13(n,1)^2+x13(n,2)^2+x13(n,3)^2);
end
for n=1:k
    mag13y(n)=sqrt(y13(n,1)^2+y13(n,2)^2+y13(n,3)^2);
end
for n=1:k
    height13(n)=mag13y(1,1)-mag13y(1,n);
end
for n=1:k
    width13(n)=mag13x(1,1)-mag13x(1,n);
end

%% model14_Fixed_NoTether/S2_6N
t14=[2 2.05026 2.10532 2.15068 2.23407 2.26532 2.33563 2.38563 2.43563 2.46688 2.50555 2.55206 2.60555 2.65607 2.70294 2.75304 2.80113 2.85856 2.90701 2.97041 3];
% 36484U
bg1=12.8546+[-0.21024 -0.0846993 0.0386608 0.068807 0.0124326 -0.027445 -0.128319 -0.202735 -0.279205 -0.327271 -0.385202 -0.454368 -0.532868 -0.604726 -0.668905 -0.735351 -0.796414 -0.866657 -0.924581 -0.996048 -1.02815];
bg2=446.229+[0.56055 0.176573 -0.0965964 -0.302582 -0.565215 -0.673784 -0.903319 -1.04634 -1.17755 -1.25507 -1.34238 -1.44141 -1.54741 -1.64237 -1.727 -1.81332 -1.893 -1.98538 -2.06301 -2.16264 -2.20822];
bg3=-722.153+[-0.274609 -0.580727 -0.527848 -0.44163 -0.306997 -0.258506 -0.163174 -0.106115 -0.0529247 -0.0219837 0.013812 0.0559121 0.102229 0.14304 0.178729 0.214669 0.247143 0.283212 0.312088 0.346221 0.360998];
% 57675L
bh1=12.0806+[-0.11284 -0.046298 0.0237398 0.0406282 0.0233783 0.00793229 -0.0349986 -0.0685528 -0.101029 -0.120943 -0.1446 -0.172863 -0.204514 -0.233295 -0.258295 -0.283956 -0.307637 -0.334605 -0.356891 -0.38449 -0.397323];
bh2=448.924+[0.280096 -0.00604189 -0.142522 -0.234887 -0.371992 -0.427043 -0.537962 -0.60699 -0.67077 -0.70813 -0.750295 -0.799383 -0.851286 -0.898265 -0.940903 -0.98454 -1.02489 -1.07153 -1.11132 -1.16242 -1.18579 ];
bh3=-730.705+[-0.165096 -0.303263 -0.288842 -0.250211 -0.177664 -0.149239 -0.0926133 -0.0572116 -0.0253186 -0.00719564 0.0131695 0.0371639 0.0629452 0.0855994 0.104699 0.124115 0.141889 0.162259 0.179585 0.200813 0.210241];
% 52254
bi1=9.04138+[-0.200943 -0.0852312 0.0340917 0.0630661 0.00971788 -0.0280697 -0.123931 -0.194739 -0.267299 -0.312849 -0.367632 -0.432833 -0.506633 -0.574022 -0.63397 -0.695871 -0.752586 -0.817743 -0.871434 -0.937574 -0.967268];
bi2=445.569+[0.502958 0.151752 -0.0705938 -0.224494 -0.409653 -0.490059 -0.660799 -0.765477 -0.860817 -0.916838 -0.979163 -1.0498 -1.12478 -1.1917 -1.2515 -1.31239 -1.36842 -1.43341 -1.48838 -1.55913 -1.59151];
bi3=-723.432+[-0.271863 -0.567706 -0.530236 -0.46595 -0.372672 -0.340371 -0.27807 -0.241697 -0.208072 -0.188761 -0.166576 -0.140299 -0.11139 -0.0861355 -0.0643356 -0.0425958 -0.0231389 -0.00169038 0.0154975 0.0355028 0.0440923];
% 57879R
bk1=13.7318+[-0.124067 -0.0357863 0.0455033 0.0654432 0.0494839 0.0336452 -0.0105196 -0.0450601 -0.0783625 -0.0984266 -0.12212 -0.150471 -0.182211 -0.210962 -0.235727 -0.261183 -0.2847 -0.311424 -0.333491 -0.36065 -0.373251 ];
bk2=451.604+[0.354388 0.00139867 -0.163233 -0.273522 -0.437242 -0.503314 -0.636425 -0.719387 -0.79611 -0.841396 -0.892647 -0.952404 -1.0158 -1.07336 -1.1259 -1.17992 -1.23004 -1.28819 -1.33778 -1.40166 -1.4309 ];
bk3=-726.85+[-0.213014 -0.314086 -0.285627 -0.236432 -0.147119 -0.111374 -0.0399137 0.00471962 0.0450869 0.0682186 0.0942231 0.124813 0.157635 0.186675 0.211642 0.237187 0.260721 0.287796 0.310811 0.339354 0.352116];

xo1=bk1-bi1;
xo2=bk2-bi2;
xo3=bk3-bi3;
yp1=bg1-bh1;
yp2=bg2-bh2;
yp3=bg3-bh3;
x14=[xo1',xo2',xo3'];
y14=[yp1',yp2',yp3'];

for n=1:k
    mag14x(n)=sqrt(x14(n,1)^2+x14(n,2)^2+x14(n,3)^2);
end
for n=1:k
    mag14y(n)=sqrt(y14(n,1)^2+y14(n,2)^2+y14(n,3)^2);
end
for n=1:k
    height14(n)=mag14y(1,1)-mag14y(1,n);
end
for n=1:k
    width14(n)=mag14x(1,1)-mag14x(1,n);
end

%% Percent change
% bar plot

pc15x=100-mag15x(21)/mag15x(1)*100;
pc15y=100-mag15y(21)/mag15y(1)*100;
pc15=[pc15y,pc15x];

pc1x=100-mag1x(21)/mag1x(1)*100;
pc1y=100-mag1y(21)/mag1y(1)*100;
pc1=[pc1y,pc1x];

pc2x=100-mag2x(21)/mag2x(1)*100;
pc2y=100-mag2y(21)/mag2y(1)*100;
pc2=[pc2y,pc2x];

pc3x=100-mag3x(21)/mag3x(1)*100;
pc3y=100-mag3y(21)/mag3y(1)*100;
pc3=[pc3y,pc3x];

pc4x=100-mag4x(21)/mag4x(1)*100;
pc4y=100-mag4y(21)/mag4y(1)*100;
pc4=[pc4y,pc4x];

pc5x=100-mag5x(21)/mag5x(1)*100;
pc5y=100-mag5y(21)/mag5y(1)*100;
pc5=[pc5y,pc5x];

pc6x=100-mag6x(21)/mag6x(1)*100;
pc6y=100-mag6y(21)/mag6y(1)*100;
pc6=[pc6y,pc6x];

pc13x=100-mag13x(21)/mag13x(1)*100;
pc13y=100-mag13y(21)/mag13y(1)*100;
pc13=[pc13y,pc13x];

pc14x=100-mag14x(21)/mag14x(1)*100;
pc14y=100-mag14y(21)/mag14y(1)*100;
pc14=[pc14y,pc14x];
figure(1)

PC=-[pc15;pc1;pc2;pc3;pc4;pc5;pc6;pc13;pc14];
bar(PC)
xticklabels({'Intact','Model 1','Model 2', 'Model 3','Model 4','Model 5','Model 6','Model 13','model 14'})
ylabel('Percent Change')
legend('Height','Width','location','northwest')
title('Absolute Foraminal Percent Change Under 2 N-m of Axial Rotation (6N)')

%% figures
figure(2)
plot((t15-2)*(-2),-1*height15,'b')
hold on
plot((t15-2)*(-2),-1*width15,'-.b')
hold on

plot((t1-2)*(-2),-1*height1,'r')
hold on
plot((t1-2)*(-2),-1*width1,'-.r')
hold on

plot((t2-2)*(-2),-1*height2,'g')
hold on
plot((t2-2)*(-2),-1*width2,'-.g')
hold on

plot((t3-2)*(-2),-1*height3,'c')
hold on
plot((t3-2)*(-2),-1*width3,'-.c')
hold on

plot((t4-2)*(-2),-1*height4,'color',[.49 1 .63])
hold on
plot((t4-2)*(-2),-1*width4,'-.','color',[.49 1 .63])
hold on

plot((t5-2)*(-2),-1*height5,'color',[0.75, 0, 0.75])
hold on
plot((t5-2)*(-2),-1*width5,'-.','color',[0.75, 0, 0.75])
hold on

plot((t6-2)*(-2),-1*height6,'color',[0 0.5 1])
hold on
plot((t6-2)*(-2),-1*width6,'-.','color',[0 0.5 1])
hold on

plot((t13-2)*(-2),-1*height13,'color',[0.2 0 0])
hold on
plot((t13-2)*(-2),-1*width13,'-.','color',[0.2 0 0])
hold on

plot((t14-2)*(-2),-1*height14,'color',[1 .5 0])
hold on
plot((t14-2)*(-2),-1*width14,'-.','color',[1 .5 0])
hold on

xlabel('Time (s)')
ylabel({'Narrowing/Widening (mm)';'Positive is Widening, Negative is Narrowing'})
title('C5-C6 Left Hand Foreman Narrowing/Widening Under 2 N-m Axial Rotation (6N)')
legend('intact height','intact width','model 1 height', 'model 1 width','model 2 height','model 2 width','model 3 height', 'model 3 width','model 4 height','model 4 width','model 5 height','model 5 width','model 6 height','model 6 width','model 13 height','model 13 width','model 14 height','model 14 width,','location','southwest')
